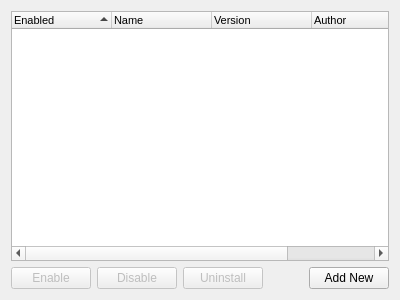
<?xml version="1.0" encoding="UTF-8"?>
<ui version="4.0">
 <class>PluginsPanel</class>
 <widget class="QWidget" name="PluginsPanel">
  <property name="geometry">
   <rect>
    <x>0</x>
    <y>0</y>
    <width>400</width>
    <height>300</height>
   </rect>
  </property>
  <layout class="QVBoxLayout" name="verticalLayout">
   <item>
    <widget class="QTreeWidget" name="pluginList">
     <property name="font">
      <font>
       <pointsize>8</pointsize>
      </font>
     </property>
     <property name="alternatingRowColors">
      <bool>true</bool>
     </property>
     <property name="selectionMode">
      <enum>QAbstractItemView::SingleSelection</enum>
     </property>
     <property name="uniformRowHeights">
      <bool>true</bool>
     </property>
     <property name="itemsExpandable">
      <bool>false</bool>
     </property>
     <property name="sortingEnabled">
      <bool>true</bool>
     </property>
     <property name="expandsOnDoubleClick">
      <bool>false</bool>
     </property>
     <attribute name="headerVisible">
      <bool>true</bool>
     </attribute>
     <column>
      <property name="text">
       <string>Enabled</string>
      </property>
     </column>
     <column>
      <property name="text">
       <string>Name</string>
      </property>
     </column>
     <column>
      <property name="text">
       <string>Version</string>
      </property>
     </column>
     <column>
      <property name="text">
       <string>Author</string>
      </property>
     </column>
     <column>
      <property name="text">
       <string>Description</string>
      </property>
     </column>
    </widget>
   </item>
   <item>
    <widget class="QWidget" name="horizontalWidget" native="true">
     <layout class="QHBoxLayout" name="horizontalLayout">
      <property name="leftMargin">
       <number>0</number>
      </property>
      <property name="topMargin">
       <number>0</number>
      </property>
      <property name="rightMargin">
       <number>0</number>
      </property>
      <property name="bottomMargin">
       <number>0</number>
      </property>
      <item>
       <widget class="QPushButton" name="enableButton">
        <property name="enabled">
         <bool>false</bool>
        </property>
        <property name="text">
         <string>Enable</string>
        </property>
       </widget>
      </item>
      <item>
       <widget class="QPushButton" name="disableButton">
        <property name="enabled">
         <bool>false</bool>
        </property>
        <property name="text">
         <string>Disable</string>
        </property>
       </widget>
      </item>
      <item>
       <widget class="QPushButton" name="uninstallButton">
        <property name="enabled">
         <bool>false</bool>
        </property>
        <property name="text">
         <string>Uninstall</string>
        </property>
        <property name="checkable">
         <bool>false</bool>
        </property>
        <property name="default">
         <bool>false</bool>
        </property>
        <property name="flat">
         <bool>false</bool>
        </property>
       </widget>
      </item>
      <item>
       <spacer name="horizontalSpacer">
        <property name="orientation">
         <enum>Qt::Horizontal</enum>
        </property>
        <property name="sizeHint" stdset="0">
         <size>
          <width>40</width>
          <height>20</height>
         </size>
        </property>
       </spacer>
      </item>
      <item>
       <widget class="QPushButton" name="addButton">
        <property name="enabled">
         <bool>true</bool>
        </property>
        <property name="text">
         <string>Add New</string>
        </property>
       </widget>
      </item>
     </layout>
    </widget>
   </item>
  </layout>
 </widget>
 <resources/>
 <connections/>
</ui>
